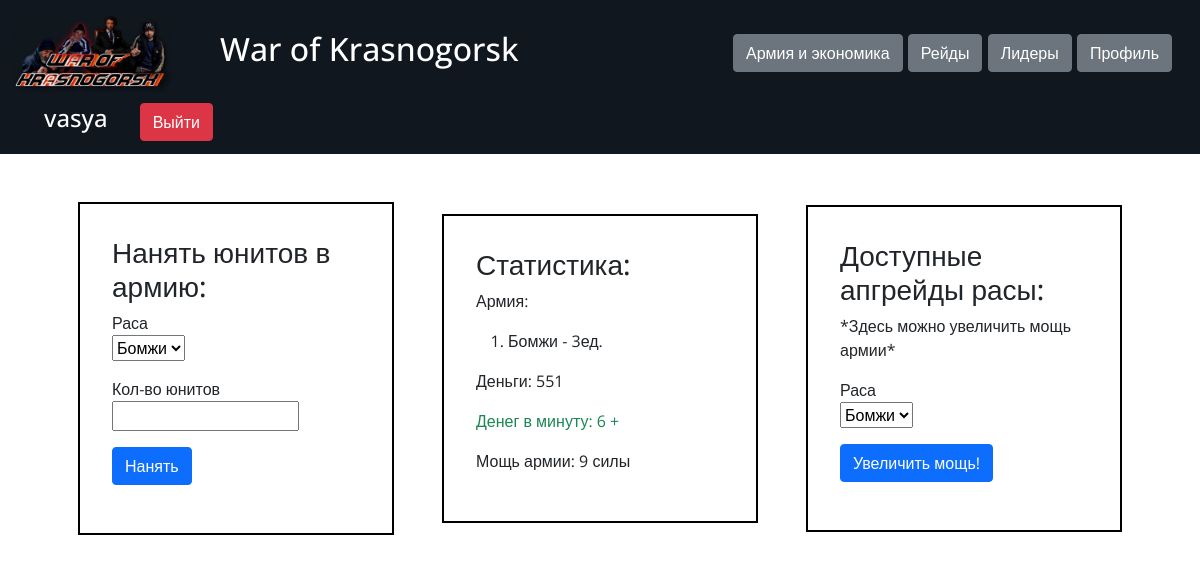
The page / (signed in) on the database its author committed.
### data/users.py (models this page shows, shortened)
class User(SqlAlchemyBase, UserMixin):
    __tablename__ = 'users'
    id = sa.Column(sa.Integer, primary_key=True, autoincrement=True)
    username = sa.Column(sa.String, nullable=True)
    email = sa.Column(sa.String, index=True, unique=True, nullable=True)
    hashed_password = sa.Column(sa.String, nullable=True)
    created_date = sa.Column(sa.DateTime, default=datetime.datetime.now)
    player = orm.relation('Player', uselist=False, back_populates='user')

### data/races.py (models this page shows)
class Race(SqlAlchemyBase):
    __tablename__ = 'races'
    id = sa.Column(sa.Integer, primary_key=True, autoincrement=True)
    title = sa.Column(sa.String, nullable=True)
    cost = sa.Column(sa.Integer, nullable=True)
    attack = sa.Column(sa.Integer, nullable=True)
    defense = sa.Column(sa.Integer, nullable=True)
    income = sa.Column(sa.Integer, nullable=True)

### data/players.py (models this page shows)
class Player(SqlAlchemyBase):
    __tablename__ = 'players'
    id = sa.Column(sa.Integer, primary_key=True, autoincrement=True)
    user_id = sa.Column(sa.Integer, sa.ForeignKey('users.id'))
    start_race_id = sa.Column(sa.Integer, sa.ForeignKey('races.id'))
    money = sa.Column(sa.Integer, nullable=True)
    last_defend = sa.Column(sa.DateTime, nullable=True)
    user = orm.relation('User', back_populates='player')
    start_race = orm.relation('Race')
    army = orm.relation('Army', back_populates='player')

### server.py (the view, shortened to what this page needs)
@app.route('/', methods=['GET', 'POST'])
def root():
    if current_user.is_authenticated:
        if not current_user.player:
            return render_template('main.html')
        db_sess = db_session.create_session()
        player = db_sess.query(Player).get(current_user.id)
        message_buy, message_upg = '', ''
        total_attack = sum([get_stats_with_upgrades(x)[0] for x in player.army])
        total_defense = sum([get_stats_with_upgrades(x)[1] for x in player.army])
        army_power = (total_attack + total_defense) // 2
        other = (
            [(x.race.title, x.number) for x in player.army], player.money,
            sum([(x.number * x.race.income) for x in player.army]), army_power
        )
        available_races = [army.race_id for army in player.army]
        buy_form = BuyForm()
        buy_form.race.choices = list(filter(lambda x: x[0] in available_races, buy_form.race.choices))
        available_races = [army.race_id for army in player.army if army.level != 3]
        upgrade_form = UpgradeForm()
        upgrade_form.race_upg.choices = list(filter(lambda x: x[0] in available_races, upgrade_form.race_upg.choices))
        return render_template('main.html', buy_form=buy_form, upgrade_form=upgrade_form, other=other,
                               message_buy=message_buy, message_upg=message_upg)
    return render_template('index.html')

### forms/buy.py
class BuyForm(FlaskForm):
    race = SelectField('Раса', choices=[
        (1, 'Бомжи'), (2, 'Интеллигенты'), (3, 'Гопники'), (4, 'Кавказцы')
    ], validators=[DataRequired()])
    number = IntegerField('Кол-во юнитов', validators=[DataRequired()])
    submit = SubmitField('Нанять')

### forms/upgrade.py
class UpgradeForm(FlaskForm):
    race_upg = SelectField('Раса', choices=[
        (1, 'Бомжи'), (2, 'Интеллигенты'), (3, 'Гопники'), (4, 'Кавказцы')
    ], validators=[DataRequired()])
    submit_upg = SubmitField('Увеличить мощь!')

### data/db_session.py (called while the page is built)
def create_session() -> Session:
    global __factory
    return __factory()

### server.py (called while the page is built)
@login_manager.user_loader
def load_user(user_id):
    db_sess = db_session.create_session()
    return db_sess.query(User).get(user_id)

def get_stats_with_upgrades(army):
    total_attack = army.number * army.race.attack * (army.level if army.level == 1 else army.level * 2)
    total_defense = army.number * army.race.defense * (army.level if army.level == 1 else army.level * 2)
    return total_attack, total_defense

### templates/main.html (shortened to what this page needs)
{% extends "base.html" %}
{% block content %}
{% if not current_user.player %}
    <h2 style="text-align: center">Выбери свой район</h2>
    <img src="{{ url_for('static', filename='img/all_map.svg') }}" class="main-logo">
    <div class="card-group">
        <div class="card" style="width: 18rem;">
          <img class="card-img-top" src="{{ url_for('static', filename='img/chernevo-1.svg') }}" alt="Card image cap">
          <div class="card-body">
            <h5 class="card-title">Чернево - 1</h5>
            <p class="card-text">Основания масса жителей чернево-1 - это бомжи.
                Выбери этот район и почувствуй мощь среди остальных</p>
            <a href="/choose_area/1" class="btn btn-primary">Выбрать!</a>
          </div>
        </div>
        <div class="card" style="width: 18rem;">
          <img class="card-img-top" src="{{ url_for('static', filename='img/chernevo-2.svg') }}" alt="Card image cap">
          <div class="card-body">
            <h5 class="card-title">Чернево - 2</h5>
            <p class="card-text">Жители Чернево-2 - интеллегенты, с ними ты сможешь научить город жить</p>
            <a href="/choose_area/2" class="btn btn-primary">Выбрать!</a>
          </div>
        </div>
        <div class="card" style="width: 18rem;">
          <img class="card-img-top" src="{{ url_for('static', filename='img/bruski.svg') }}" alt="Card image cap">
          <div class="card-body">
            <h5 class="card-title">Брусчатый посёлок</h5>
            <p class="card-text">Брусчатый посёлок или же Бруски захвачены гопниками,
                поэтому ты спокойно сможешь всех спрашивать за жизнь</p>
            <a href="/choose_area/3" class="btn btn-primary">Выбрать!</a>
          </div>
        </div>
        <div class="card" style="width: 18rem;">
          <img class="card-img-top" src="{{ url_for('static', filename='img/emeralds_hills.svg') }}" alt="Card image cap">
          <div class="card-body">
            <h5 class="card-title">Изумрудные холмы</h5>
            <p class="card-text">Кавказцы расположились в Изумрудных холмах,
                удивительно ведь они не знают даже русского языка!</p>
            <a href="/choose_area/4" class="btn btn-primary">Выбрать!</a>
          </div>
        </div>
    </div>
{% else %}
    <div class="container" style="display: flex; align-items: center;">
        <div class="main-block">
            <h3>Нанять юнитов в армию:</h3>
            <form action="" method="post">
                <p>
                    {{ buy_form.race.label }}<br>
                    {{ buy_form.race }}<br>
                </p>
                <p>
                    {{ buy_form.number.label }}<br>
                    {{ buy_form.number }}<br>
                </p>
                <p>{{ buy_form.submit(type="submit", class="btn btn-primary") }}</p>
            </form>
        </div>
        <div class="main-block">
            <h3>Статистика:</h3>
            <p>Армия:</p>
            <ol>
            {% for item in other[0] %}
                <li>{{ item[0] }} - {{ item[1] }}ед.</li>
            {% endfor %}
            </ol>
            <p>Деньги: {{ other[1] }}</p>
            <p class="text-success">Денег в минуту: {{ other[2] }} +</p>
            <p>Мощь армии: {{ other[3] }} силы</p>
        </div>
        <div class="main-block">
            <h3>Доступные апгрейды расы:</h3>
            <p>*Здесь можно увеличить мощь армии*</p>
            {% if upgrade_form.race_upg.choices|length >= 1 %}
                <form action="" method="post">
                    <p>
                        {{ upgrade_form.race_upg.label }}<br>
                        {{ upgrade_form.race_upg }}<br>
                    </p>
                    <p>{{ upgrade_form.submit_upg(type="submit", class="btn btn-primary") }}</p>
                </form>
            {% else %}
                <p>Доступных для вас апгрейдов нет.</p>
            {% endif %}
        </div>
    </div>
{% endif %}
{% endblock %}

### templates/base.html (shortened to what this page needs)
<!DOCTYPE html>
<html lang="en">
<head>
    <link href="https://cdn.jsdelivr.net/npm/bootstrap@5.0.0-beta1/dist/css/bootstrap.min.css" rel="stylesheet"
>
    <link href="{{ url_for('static', filename='css/style.css') }}" rel="stylesheet">
</head>
<body>
    <header>
        <nav class="navbar navbar-dark">
            <div class="container-fluid">
                <a class="navbar-brand d-flex" href="/">
                    <img src="{{ url_for('static', filename='img/logo.png') }}"
                         width="160" height="80" class="d-inline-block align-text-top">
                    <h2 class="nav-title d-inline-block">War of Krasnogorsk</h2>
                </a>
                {% if current_user.is_authenticated %}
                    <div class="navbar-brand">
                        <a class="btn btn-secondary" href="/">Армия и экономика</a>
                        <a class="btn btn-secondary" href="/raid">Рейды</a>
                        <a class="btn btn-secondary" href="/leadersboard">Лидеры</a>
                        <a class="btn btn-secondary" href="/profile">Профиль</a>
                    </div>
                    <div class="navbar-brand d-flex">
                        <h4 class="nav-username">{{ current_user.username }}</h4>
                        <a class="btn btn-danger" href="/logout">Выйти</a>
                    </div>
                {% else %}
                    <div class="navbar-brand">
                        <a class="btn btn-primary" href="/register">Register</a>
                        <a class="btn btn-success" href="/login">Log in</a>
                    </div>
                {% endif %}
                </div>
        </nav>
    </header>
    <main role="main">
        <div class="container">
            {% block content %}{% endblock %}
        </div>
    </main>
</body>
</html>

### static/css/style.css (style rules this page uses)
body { font-family: 'Open Sans', sans-serif; }
header { margin-bottom: 3rem; }
.navbar { background-color: #10171f; }
.navbar-brand { align-items: center; }
.nav-title { margin-left: 3rem; }
.nav-username { margin-left: 2rem; margin-right: 2rem; }
.main-block { padding: 2rem 2rem; border: 2px solid #000; display: inline-block; width: 100%; margin-left: 1.5rem; margin-right: 1.5rem; }

### rows shown on the page
User: username "vasya"
Race: title "Бомжи", item "3"
Player: money "551"

### other values the page prints
{{ buy_form.race.label }} "Раса"
{{ buy_form.number.label }} "Кол-во юнитов"
{{ other[2] }} "6"
{{ other[3] }} "9"
{{ upgrade_form.race_upg.label }} "Раса"
